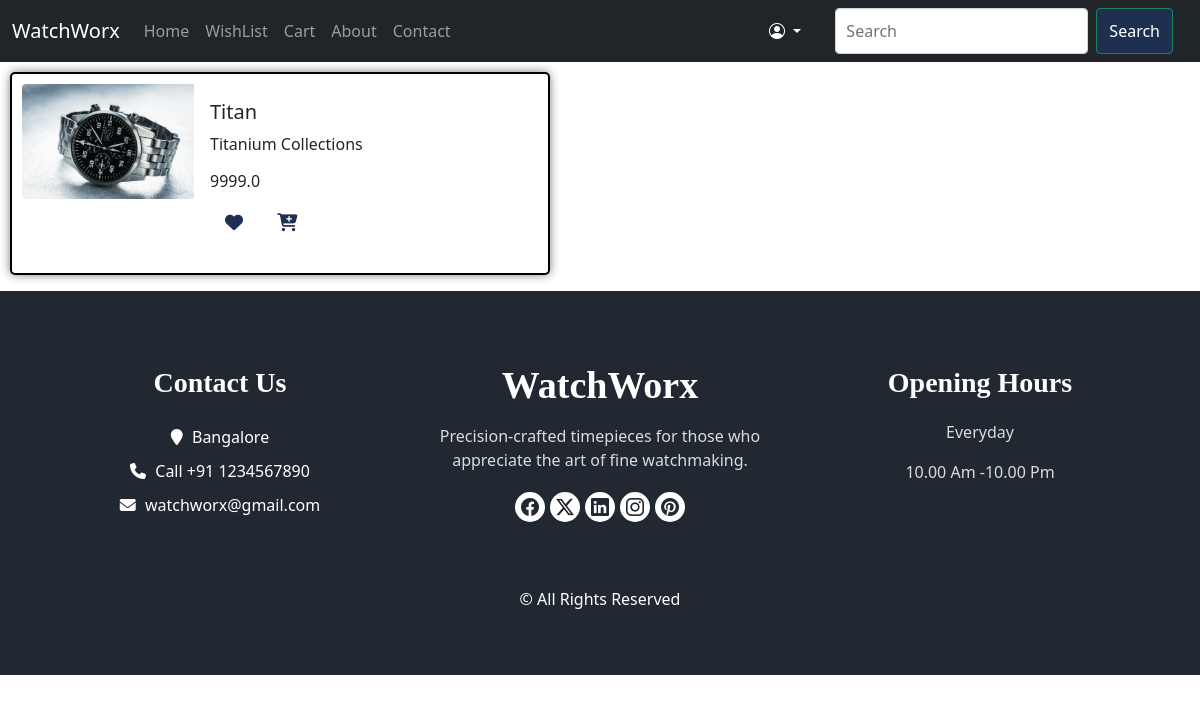
The app's page /product/2 with its own data.
### Homepage/models.py (models this page shows)
class watchupload(models.Model):
    name=models.CharField(max_length=100)
    description = models.TextField()
    price= models.FloatField()
    count=models.IntegerField(default=1)
    image = models.ImageField(upload_to='watch_images/')
    created=models.DateTimeField(auto_now_add=True),
    updated=models.DateTimeField(auto_now=True)

### Homepage/views.py (the view)
# urls.py: path('product/<int:id>',views.show_product,name='product'),
def show_product(request,id):
    product = get_object_or_404(watchupload,id=id)
    review_obj=Watchreviews.objects.filter(products=product)
    return render(request,'product.html',{'product':product,'reviews':review_obj})

### templates/product.html (shortened to what this page needs)
{% extends 'main.html' %}
{%block body_block %}
{% load static %}
<div class="card mb-3" style="max-width: 540px;">
    <div class="row g-0">
      <div class="col-md-4">
        <img src="{{product.image.url}}" class="img-fluid rounded-start" alt="...">
      </div>
      <div class="col-md-8">
        <div class="card-body">
          <h5 class="card-title">{{product.name}}</h5>
          <p class="card-text">{{product.description}}</p>
          <h6 class="card-title">{{product.price}}</h6>
          <a  class="fa-solid fa-heart ico" href="{% url 'wishlist' id=product.id %}"></a>
          <a class="fa-solid fa-cart-plus ico" href="{% url 'cart' id=product.id %}"></a>
        </div>
      </div>
    </div>
  </div>
  <div>
{%endblock %}

### templates/main.html (style rules this page uses)
body { scroll-behavior: smooth; }
.card { padding: 10px; margin: 10px; border: 2px solid; border-radius: 5px; border-color: black; box-shadow: 0 0 10px rgba(0, 0, 0, 0.5); }
.ico { padding: 5px; margin: 10px; text-decoration: none; color: inherit; font-size: large; color: rgb(30, 48, 80); }

### records on screen
watchupload: image (picture), name "Titan", description "Titanium Collections", price "9999.0"
